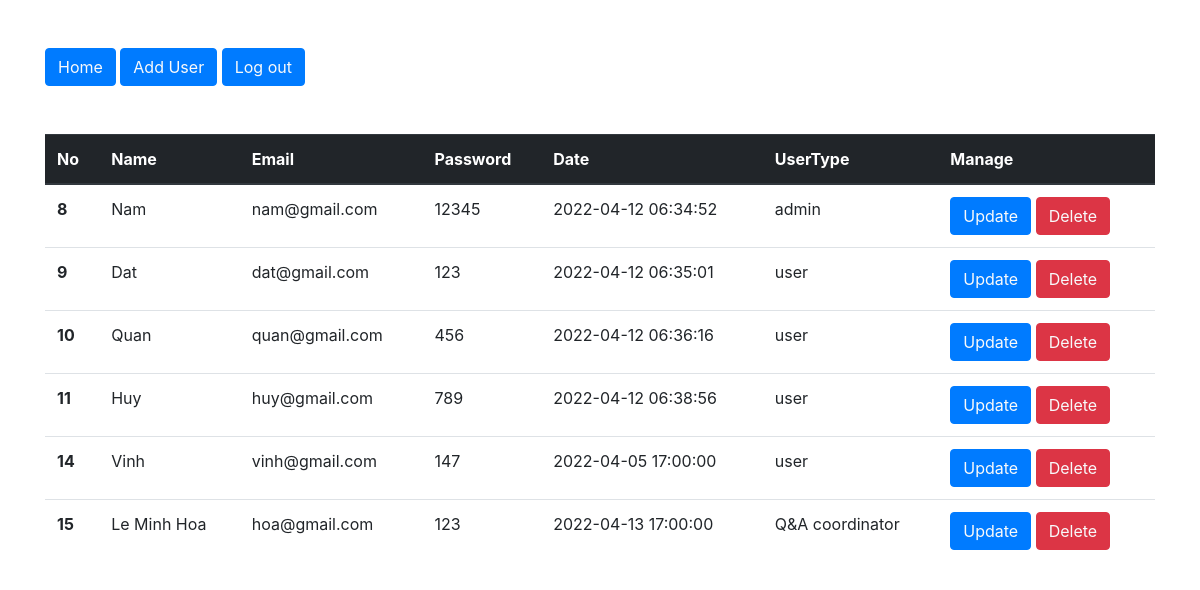
Page /Nam/display.php on the committed database.
### tables this page shows
CREATE TABLE `users` (
  `id` int(11) NOT NULL AUTO_INCREMENT,
  `fullname` varchar(100) NOT NULL,
  `email` varchar(100) NOT NULL,
  `password` varchar(100) NOT NULL,
  `created_at` timestamp NOT NULL DEFAULT current_timestamp() ON UPDATE current_timestamp(),
  `usertype` varchar(50) NOT NULL,
  PRIMARY KEY (`id`)
);

### Nam/display.php (the view, shortened to what this page needs)
<?php
    include 'connect.php';
?>
<!DOCTYPE html>
<html lang="en">
<head>
    <link rel="stylesheet" href="https://cdn.jsdelivr.net/npm/bootstrap@4.0.0/dist/css/bootstrap.min.css">
</head>
<body>
    <div class="container">
        <button class="btn btn-primary my-5"><a href="Home.php" class="text-light">Home</a></button>
        <button class="btn btn-primary my-5"><a href="user.php" class="text-light">Add User</a></button>
        <button class="btn btn-primary my-5"><a href="login.php" class="text-light">Log out</a></button>
        <table class="table">
  <thead class="thead-dark">
    <tr>
      <th scope="col">No</th>
      <th scope="col">Name</th>
      <th scope="col">Email</th>
      <th scope="col">Password</th>
      <th scope="col">Date</th>
      <th scope="col">UserType</th>
      <th scope="col">Manage</th>
    </tr>
  </thead>
  <?php
    $sql = "Select * from `users`";
    $result = mysqli_query($con, $sql);
    if($result){
        while($row = mysqli_fetch_assoc($result)){
            $id = $row ['id'];
            $name = $row ['fullname'];
            $email = $row ['email'];
            $password = $row ['password'];
            $date = $row ['created_at'];
            $usertype = $row['usertype'];
            echo '<tr>
            <th scope="row">'.$id.'</th>
            <td>'.$name.'</td>
            <td>'.$email.'</td>
            <td>'.$password.'</td>
            <td>'.$date.'</td>
            <td>'.$usertype.'</td>
            <td>
            <button class="btn btn-primary"><a href="update.php?updateid='.$id.'" class="text-light">Update</a></button>
            <button class="btn btn-danger"><a href="delete.php?deleteid='.$id.'" class="text-light">Delete</a></button>
            </td>
          </tr>';
        }
    }
  ?>
    </table>
    </div>
</body>
</html>

### rows in the picture
users: id "8", fullname "Nam", email "nam@gmail.com", password "12345", created_at "2022-04-12 06:34:52", usertype "admin"
users: id "9", fullname "Dat", email "dat@gmail.com", password "123", created_at "2022-04-12 06:35:01", usertype "user"
users: id "10", fullname "Quan", email "quan@gmail.com", password "456", created_at "2022-04-12 06:36:16", usertype "user"
users: id "11", fullname "Huy", email "huy@gmail.com", password "789", created_at "2022-04-12 06:38:56", usertype "user"
users: id "14", fullname "Vinh", email "vinh@gmail.com", password "147", created_at "2022-04-05 17:00:00", usertype "user"
users: id "15", fullname "Le Minh Hoa", email "hoa@gmail.com", password "123", created_at "2022-04-13 17:00:00", usertype "Q&A coordinator"
